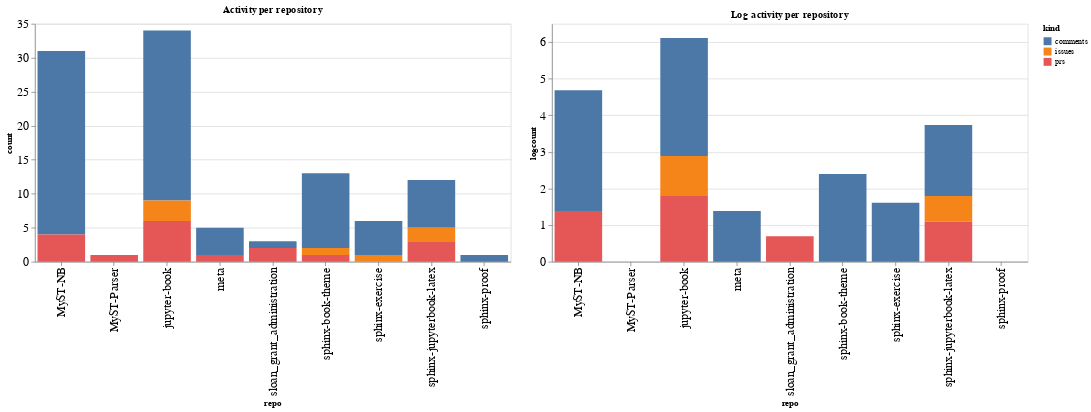

This figure's notebook cell:
### Code cell
ch1 = alt.Chart(repo_summaries, width=600, title="Activity per repository").mark_bar().encode(
    x='repo',
    y='count',
    color='kind',
    tooltip="kind"
)

ch2 = alt.Chart(repo_summaries, width=600, title="Log activity per repository").mark_bar().encode(
    x='repo',
    y='logcount',
    color='kind',
    tooltip="kind"
)

ch1 | ch2

### Figure 1 — Vega-Lite specification as saved in the notebook (floating-point values rounded to 4 significant figures)
{"config": {"axisLeft": {"labelFontSize": 15}, "axisBottom": {"labelFontSize": 15}}, "hconcat": [{"mark": "bar", "encoding": {"color": {"type": "nominal", "field": "kind"}, "tooltip": {"type": "nominal", "field": "kind"}, "x": {"type": "nominal", "field": "repo"}, "y": {"type": "quantitative", "field": "count"}}, "title": "Activity per repository", "width": 600}, {"mark": "bar", "encoding": {"color": {"type": "nominal", "field": "kind"}, "tooltip": {"type": "nominal", "field": "kind"}, "x": {"type": "nominal", "field": "repo"}, "y": {"type": "quantitative", "field": "logcount"}}, "title": "Log activity per repository", "width": 600}], "data": {"name": "data-b4ae48da2babfc7cf41809e7b2546870"}, "$schema": "https://vega.github.io/schema/vega-lite/v4.8.1.json", "datasets": {"data-b4ae48da2babfc7cf41809e7b2546870": [{"repo": "MyST-NB", "kind": "comments", "count": 27, "logcount": 3.296}, {"repo": "MyST-NB", "kind": "prs", "count": 4, "logcount": 1.386}, {"repo": "MyST-Parser", "kind": "prs", "count": 1, "logcount": 0.0}, {"repo": "jupyter-book", "kind": "comments", "count": 25, "logcount": 3.219}, {"repo": "jupyter-book", "kind": "issues", "count": 3, "logcount": 1.099}, {"repo": "jupyter-book", "kind": "prs", "count": 6, "logcount": 1.792}, {"repo": "meta", "kind": "comments", "count": 4, "logcount": 1.386}, {"repo": "meta", "kind": "prs", "count": 1, "logcount": 0.0}, {"repo": "sloan_grant_administration", "kind": "comments", "count": 1, "logcount": 0.0}, {"repo": "sloan_grant_administration", "kind": "prs", "count": 2, "logcount": 0.6931}, {"repo": "sphinx-book-theme", "kind": "comments", "count": 11, "logcount": 2.398}, {"repo": "sphinx-book-theme", "kind": "issues", "count": 1, "logcount": 0.0}, {"repo": "sphinx-book-theme", "kind": "prs", "count": 1, "logcount": 0.0}, {"repo": "sphinx-exercise", "kind": "comments", "count": 5, "logcount": 1.609}, {"repo": "sphinx-exercise", "kind": "issues", "count": 1, "logcount": 0.0}, {"repo": "sphinx-jupyterbook-latex", "kind": "comments", "count": 7, "logcount": 1.946}, {"repo": "sphinx-jupyterbook-latex", "kind": "issues", "count": 2, "logcount": 0.6931}, {"repo": "sphinx-jupyterbook-latex", "kind": "prs", "count": 3, "logcount": 1.099}, {"repo": "sphinx-proof", "kind": "comments", "count": 1, "logcount": 0.0}]}}
